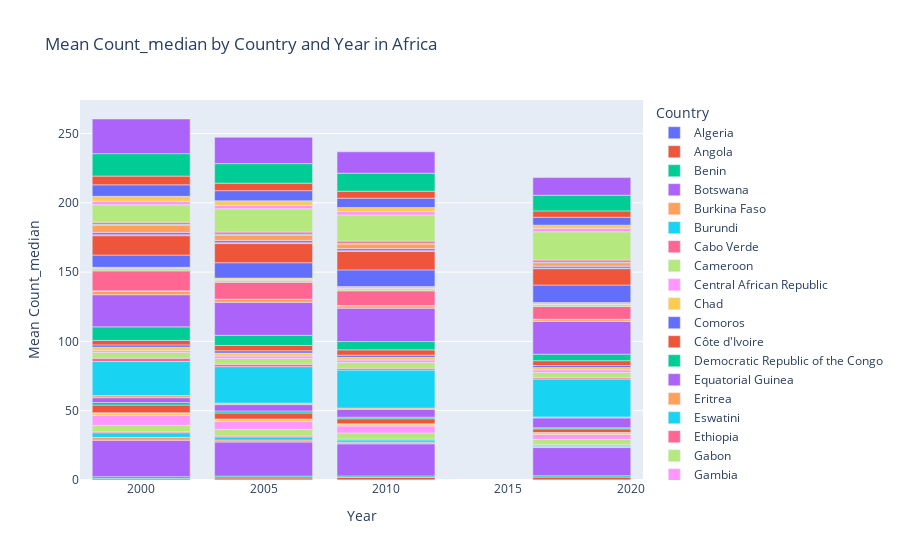

Notebook code for this chart:
### Code cell
country_cases_fig.show()

### Figure 1 — Plotly figure (JSON) as saved in the notebook; plotly's stock layout.template omitted (floating-point values rounded to 4 significant figures)
{"data": [{"alignmentgroup": "True", "hovertemplate": "Country=Algeria<br>Year=%{x}<br>Mean Count_median=%{y}<extra></extra>", "legendgroup": "Algeria", "marker": {"color": "#636efa", "pattern": {"shape": ""}}, "name": "Algeria", "offsetgroup": "Algeria", "orientation": "v", "showlegend": true, "textposition": "auto", "type": "bar", "x": [2000, 2005, 2010, 2018], "xaxis": "x", "y": [0.1, 0.1, 0.1, 0.1], "yaxis": "y"}, {"alignmentgroup": "True", "hovertemplate": "Country=Angola<br>Year=%{x}<br>Mean Count_median=%{y}<extra></extra>", "legendgroup": "Angola", "marker": {"color": "#EF553B", "pattern": {"shape": ""}}, "name": "Angola", "offsetgroup": "Angola", "orientation": "v", "showlegend": true, "textposition": "auto", "type": "bar", "x": [2000, 2005, 2010, 2018], "xaxis": "x", "y": [1, 1.4, 1.7, 2], "yaxis": "y"}, {"alignmentgroup": "True", "hovertemplate": "Country=Benin<br>Year=%{x}<br>Mean Count_median=%{y}<extra></extra>", "legendgroup": "Benin", "marker": {"color": "#00cc96", "pattern": {"shape": ""}}, "name": "Benin", "offsetgroup": "Benin", "orientation": "v", "showlegend": true, "textposition": "auto", "type": "bar", "x": [2000, 2005, 2010, 2018], "xaxis": "x", "y": [1.3, 1.3, 1.1, 1], "yaxis": "y"}, {"alignmentgroup": "True", "hovertemplate": "Country=Botswana<br>Year=%{x}<br>Mean Count_median=%{y}<extra></extra>", "legendgroup": "Botswana", "marker": {"color": "#ab63fa", "pattern": {"shape": ""}}, "name": "Botswana", "offsetgroup": "Botswana", "orientation": "v", "showlegend": true, "textposition": "auto", "type": "bar", "x": [2000, 2005, 2010, 2018], "xaxis": "x", "y": [26.3, 24.6, 23.2, 20.3], "yaxis": "y"}, {"alignmentgroup": "True", "hovertemplate": "Country=Burkina Faso<br>Year=%{x}<br>Mean Count_median=%{y}<extra></extra>", "legendgroup": "Burkina Faso", "marker": {"color": "#FFA15A", "pattern": {"shape": ""}}, "name": "Burkina Faso", "offsetgroup": "Burkina Faso", "orientation": "v", "showlegend": true, "textposition": "auto", "type": "bar", "x": [2000, 2005, 2010, 2018], "xaxis": "x", "y": [2.1, 1.5, 1.2, 0.7], "yaxis": "y"}, {"alignmentgroup": "True", "hovertemplate": "Country=Burundi<br>Year=%{x}<br>Mean Count_median=%{y}<extra></extra>", "legendgroup": "Burundi", "marker": {"color": "#19d3f3", "pattern": {"shape": ""}}, "name": "Burundi", "offsetgroup": "Burundi", "orientation": "v", "showlegend": true, "textposition": "auto", "type": "bar", "x": [2000, 2005, 2010, 2018], "xaxis": "x", "y": [3.3, 2.2, 1.6, 1], "yaxis": "y"}, {"alignmentgroup": "True", "hovertemplate": "Country=Cabo Verde<br>Year=%{x}<br>Mean Count_median=%{y}<extra></extra>", "legendgroup": "Cabo Verde", "marker": {"color": "#FF6692", "pattern": {"shape": ""}}, "name": "Cabo Verde", "offsetgroup": "Cabo Verde", "orientation": "v", "showlegend": true, "textposition": "auto", "type": "bar", "x": [2000, 2005, 2010, 2018], "xaxis": "x", "y": [0.7, 0.6, 0.6, 0.6], "yaxis": "y"}, {"alignmentgroup": "True", "hovertemplate": "Country=Cameroon<br>Year=%{x}<br>Mean Count_median=%{y}<extra></extra>", "legendgroup": "Cameroon", "marker": {"color": "#B6E880", "pattern": {"shape": ""}}, "name": "Cameroon", "offsetgroup": "Cameroon", "orientation": "v", "showlegend": true, "textposition": "auto", "type": "bar", "x": [2000, 2005, 2010, 2018], "xaxis": "x", "y": [4.6, 4.8, 4.5, 3.6], "yaxis": "y"}, {"alignmentgroup": "True", "hovertemplate": "Country=Central African Republic<br>Year=%{x}<br>Mean Count_median=%{y}<extra></extra>", "legendgroup": "Central African Republic", "marker": {"color": "#FF97FF", "pattern": {"shape": ""}}, "name": "Central African Republic", "offsetgroup": "Central African Republic", "orientation": "v", "showlegend": true, "textposition": "auto", "type": "bar", "x": [2000, 2005, 2010, 2018], "xaxis": "x", "y": [7.2, 5.9, 5, 3.6], "yaxis": "y"}, {"alignmentgroup": "True", "hovertemplate": "Country=Chad<br>Year=%{x}<br>Mean Count_median=%{y}<extra></extra>", "legendgroup": "Chad", "marker": {"color": "#FECB52", "pattern": {"shape": ""}}, "name": "Chad", "offsetgroup": "Chad", "orientation": "v", "showlegend": true, "textposition": "auto", "type": "bar", "x": [2000, 2005, 2010, 2018], "xaxis": "x", "y": [1.8, 1.5, 1.5, 1.3], "yaxis": "y"}, {"alignmentgroup": "True", "hovertemplate": "Country=Comoros<br>Year=%{x}<br>Mean Count_median=%{y}<extra></extra>", "legendgroup": "Comoros", "marker": {"color": "#636efa", "pattern": {"shape": ""}}, "name": "Comoros", "offsetgroup": "Comoros", "orientation": "v", "showlegend": true, "textposition": "auto", "type": "bar", "x": [2000, 2005, 2010, 2018], "xaxis": "x", "y": [0.1, 0.1, 0.1, 0.1], "yaxis": "y"}, {"alignmentgroup": "True", "hovertemplate": "Country=Côte d'Ivoire<br>Year=%{x}<br>Mean Count_median=%{y}<extra></extra>", "legendgroup": "Côte d'Ivoire", "marker": {"color": "#EF553B", "pattern": {"shape": ""}}, "name": "Côte d'Ivoire", "offsetgroup": "Côte d'Ivoire", "orientation": "v", "showlegend": true, "textposition": "auto", "type": "bar", "x": [2000, 2005, 2010, 2018], "xaxis": "x", "y": [5.6, 4.4, 3.6, 2.6], "yaxis": "y"}, {"alignmentgroup": "True", "hovertemplate": "Country=Democratic Republic of the Congo<br>Year=%{x}<br>Mean Count_median=%{y}<extra></extra>", "legendgroup": "Democratic Republic of the Congo", "marker": {"color": "#00cc96", "pattern": {"shape": ""}}, "name": "Democratic Republic of the Congo", "offsetgroup": "Democratic Republic of the Congo", "orientation": "v", "showlegend": true, "textposition": "auto", "type": "bar", "x": [2000, 2005, 2010, 2018], "xaxis": "x", "y": [1.8, 1.4, 1.1, 0.8], "yaxis": "y"}, {"alignmentgroup": "True", "hovertemplate": "Country=Equatorial Guinea<br>Year=%{x}<br>Mean Count_median=%{y}<extra></extra>", "legendgroup": "Equatorial Guinea", "marker": {"color": "#ab63fa", "pattern": {"shape": ""}}, "name": "Equatorial Guinea", "offsetgroup": "Equatorial Guinea", "orientation": "v", "showlegend": true, "textposition": "auto", "type": "bar", "x": [2000, 2005, 2010, 2018], "xaxis": "x", "y": [3.5, 4.6, 5.7, 7.1], "yaxis": "y"}, {"alignmentgroup": "True", "hovertemplate": "Country=Eritrea<br>Year=%{x}<br>Mean Count_median=%{y}<extra></extra>", "legendgroup": "Eritrea", "marker": {"color": "#FFA15A", "pattern": {"shape": ""}}, "name": "Eritrea", "offsetgroup": "Eritrea", "orientation": "v", "showlegend": true, "textposition": "auto", "type": "bar", "x": [2000, 2005, 2010, 2018], "xaxis": "x", "y": [1.5, 1.1, 0.9, 0.7], "yaxis": "y"}, {"alignmentgroup": "True", "hovertemplate": "Country=Eswatini<br>Year=%{x}<br>Mean Count_median=%{y}<extra></extra>", "legendgroup": "Eswatini", "marker": {"color": "#19d3f3", "pattern": {"shape": ""}}, "name": "Eswatini", "offsetgroup": "Eswatini", "orientation": "v", "showlegend": true, "textposition": "auto", "type": "bar", "x": [2000, 2005, 2010, 2018], "xaxis": "x", "y": [24.6, 26.3, 27.4, 27.3], "yaxis": "y"}, {"alignmentgroup": "True", "hovertemplate": "Country=Ethiopia<br>Year=%{x}<br>Mean Count_median=%{y}<extra></extra>", "legendgroup": "Ethiopia", "marker": {"color": "#FF6692", "pattern": {"shape": ""}}, "name": "Ethiopia", "offsetgroup": "Ethiopia", "orientation": "v", "showlegend": true, "textposition": "auto", "type": "bar", "x": [2000, 2005, 2010, 2018], "xaxis": "x", "y": [2.4, 1.7, 1.3, 1], "yaxis": "y"}, {"alignmentgroup": "True", "hovertemplate": "Country=Gabon<br>Year=%{x}<br>Mean Count_median=%{y}<extra></extra>", "legendgroup": "Gabon", "marker": {"color": "#B6E880", "pattern": {"shape": ""}}, "name": "Gabon", "offsetgroup": "Gabon", "orientation": "v", "showlegend": true, "textposition": "auto", "type": "bar", "x": [2000, 2005, 2010, 2018], "xaxis": "x", "y": [4.1, 4.2, 4.1, 3.8], "yaxis": "y"}, {"alignmentgroup": "True", "hovertemplate": "Country=Gambia<br>Year=%{x}<br>Mean Count_median=%{y}<extra></extra>", "legendgroup": "Gambia", "marker": {"color": "#FF97FF", "pattern": {"shape": ""}}, "name": "Gambia", "offsetgroup": "Gambia", "orientation": "v", "showlegend": true, "textposition": "auto", "type": "bar", "x": [2000, 2005, 2010, 2018], "xaxis": "x", "y": [1.4, 1.8, 1.9, 1.9], "yaxis": "y"}, {"alignmentgroup": "True", "hovertemplate": "Country=Ghana<br>Year=%{x}<br>Mean Count_median=%{y}<extra></extra>", "legendgroup": "Ghana", "marker": {"color": "#FECB52", "pattern": {"shape": ""}}, "name": "Ghana", "offsetgroup": "Ghana", "orientation": "v", "showlegend": true, "textposition": "auto", "type": "bar", "x": [2000, 2005, 2010, 2018], "xaxis": "x", "y": [2.4, 2.1, 1.9, 1.7], "yaxis": "y"}, {"alignmentgroup": "True", "hovertemplate": "Country=Guinea<br>Year=%{x}<br>Mean Count_median=%{y}<extra></extra>", "legendgroup": "Guinea", "marker": {"color": "#636efa", "pattern": {"shape": ""}}, "name": "Guinea", "offsetgroup": "Guinea", "orientation": "v", "showlegend": true, "textposition": "auto", "type": "bar", "x": [2000, 2005, 2010, 2018], "xaxis": "x", "y": [1.7, 1.7, 1.6, 1.4], "yaxis": "y"}, {"alignmentgroup": "True", "hovertemplate": "Country=Guinea-Bissau<br>Year=%{x}<br>Mean Count_median=%{y}<extra></extra>", "legendgroup": "Guinea-Bissau", "marker": {"color": "#EF553B", "pattern": {"shape": ""}}, "name": "Guinea-Bissau", "offsetgroup": "Guinea-Bissau", "orientation": "v", "showlegend": true, "textposition": "auto", "type": "bar", "x": [2000, 2005, 2010, 2018], "xaxis": "x", "y": [3.2, 3.8, 3.8, 3.5], "yaxis": "y"}, {"alignmentgroup": "True", "hovertemplate": "Country=Kenya<br>Year=%{x}<br>Mean Count_median=%{y}<extra></extra>", "legendgroup": "Kenya", "marker": {"color": "#00cc96", "pattern": {"shape": ""}}, "name": "Kenya", "offsetgroup": "Kenya", "orientation": "v", "showlegend": true, "textposition": "auto", "type": "bar", "x": [2000, 2005, 2010, 2018], "xaxis": "x", "y": [9.8, 7.3, 6, 4.7], "yaxis": "y"}, {"alignmentgroup": "True", "hovertemplate": "Country=Lesotho<br>Year=%{x}<br>Mean Count_median=%{y}<extra></extra>", "legendgroup": "Lesotho", "marker": {"color": "#ab63fa", "pattern": {"shape": ""}}, "name": "Lesotho", "offsetgroup": "Lesotho", "orientation": "v", "showlegend": true, "textposition": "auto", "type": "bar", "x": [2000, 2005, 2010, 2018], "xaxis": "x", "y": [23.2, 23.8, 24.1, 23.6], "yaxis": "y"}, {"alignmentgroup": "True", "hovertemplate": "Country=Liberia<br>Year=%{x}<br>Mean Count_median=%{y}<extra></extra>", "legendgroup": "Liberia", "marker": {"color": "#FFA15A", "pattern": {"shape": ""}}, "name": "Liberia", "offsetgroup": "Liberia", "orientation": "v", "showlegend": true, "textposition": "auto", "type": "bar", "x": [2000, 2005, 2010, 2018], "xaxis": "x", "y": [2.6, 2.1, 1.7, 1.3], "yaxis": "y"}, {"alignmentgroup": "True", "hovertemplate": "Country=Madagascar<br>Year=%{x}<br>Mean Count_median=%{y}<extra></extra>", "legendgroup": "Madagascar", "marker": {"color": "#19d3f3", "pattern": {"shape": ""}}, "name": "Madagascar", "offsetgroup": "Madagascar", "orientation": "v", "showlegend": true, "textposition": "auto", "type": "bar", "x": [2000, 2005, 2010, 2018], "xaxis": "x", "y": [0.2, 0.2, 0.2, 0.3], "yaxis": "y"}, {"alignmentgroup": "True", "hovertemplate": "Country=Malawi<br>Year=%{x}<br>Mean Count_median=%{y}<extra></extra>", "legendgroup": "Malawi", "marker": {"color": "#FF6692", "pattern": {"shape": ""}}, "name": "Malawi", "offsetgroup": "Malawi", "orientation": "v", "showlegend": true, "textposition": "auto", "type": "bar", "x": [2000, 2005, 2010, 2018], "xaxis": "x", "y": [14.4, 12.2, 10.6, 9.2], "yaxis": "y"}, {"alignmentgroup": "True", "hovertemplate": "Country=Mali<br>Year=%{x}<br>Mean Count_median=%{y}<extra></extra>", "legendgroup": "Mali", "marker": {"color": "#B6E880", "pattern": {"shape": ""}}, "name": "Mali", "offsetgroup": "Mali", "orientation": "v", "showlegend": true, "textposition": "auto", "type": "bar", "x": [2000, 2005, 2010, 2018], "xaxis": "x", "y": [1.8, 1.5, 1.4, 1.4], "yaxis": "y"}, {"alignmentgroup": "True", "hovertemplate": "Country=Mauritania<br>Year=%{x}<br>Mean Count_median=%{y}<extra></extra>", "legendgroup": "Mauritania", "marker": {"color": "#FF97FF", "pattern": {"shape": ""}}, "name": "Mauritania", "offsetgroup": "Mauritania", "orientation": "v", "showlegend": true, "textposition": "auto", "type": "bar", "x": [2000, 2005, 2010, 2018], "xaxis": "x", "y": [0.4, 0.5, 0.4, 0.2], "yaxis": "y"}, {"alignmentgroup": "True", "hovertemplate": "Country=Mauritius<br>Year=%{x}<br>Mean Count_median=%{y}<extra></extra>", "legendgroup": "Mauritius", "marker": {"color": "#FECB52", "pattern": {"shape": ""}}, "name": "Mauritius", "offsetgroup": "Mauritius", "orientation": "v", "showlegend": true, "textposition": "auto", "type": "bar", "x": [2000, 2005, 2010, 2018], "xaxis": "x", "y": [0.4, 1, 1.3, 1.3], "yaxis": "y"}, {"alignmentgroup": "True", "hovertemplate": "Country=Mozambique<br>Year=%{x}<br>Mean Count_median=%{y}<extra></extra>", "legendgroup": "Mozambique", "marker": {"color": "#636efa", "pattern": {"shape": ""}}, "name": "Mozambique", "offsetgroup": "Mozambique", "orientation": "v", "showlegend": true, "textposition": "auto", "type": "bar", "x": [2000, 2005, 2010, 2018], "xaxis": "x", "y": [8.8, 11.1, 12, 12.6], "yaxis": "y"}, {"alignmentgroup": "True", "hovertemplate": "Country=Namibia<br>Year=%{x}<br>Mean Count_median=%{y}<extra></extra>", "legendgroup": "Namibia", "marker": {"color": "#EF553B", "pattern": {"shape": ""}}, "name": "Namibia", "offsetgroup": "Namibia", "orientation": "v", "showlegend": true, "textposition": "auto", "type": "bar", "x": [2000, 2005, 2010, 2018], "xaxis": "x", "y": [14, 13.8, 13.4, 11.8], "yaxis": "y"}, {"alignmentgroup": "True", "hovertemplate": "Country=Niger<br>Year=%{x}<br>Mean Count_median=%{y}<extra></extra>", "legendgroup": "Niger", "marker": {"color": "#00cc96", "pattern": {"shape": ""}}, "name": "Niger", "offsetgroup": "Niger", "orientation": "v", "showlegend": true, "textposition": "auto", "type": "bar", "x": [2000, 2005, 2010, 2018], "xaxis": "x", "y": [0.6, 0.6, 0.4, 0.3], "yaxis": "y"}, {"alignmentgroup": "True", "hovertemplate": "Country=Nigeria<br>Year=%{x}<br>Mean Count_median=%{y}<extra></extra>", "legendgroup": "Nigeria", "marker": {"color": "#ab63fa", "pattern": {"shape": ""}}, "name": "Nigeria", "offsetgroup": "Nigeria", "orientation": "v", "showlegend": true, "textposition": "auto", "type": "bar", "x": [2000, 2005, 2010, 2018], "xaxis": "x", "y": [1.8, 1.7, 1.6, 1.5], "yaxis": "y"}, {"alignmentgroup": "True", "hovertemplate": "Country=Rwanda<br>Year=%{x}<br>Mean Count_median=%{y}<extra></extra>", "legendgroup": "Rwanda", "marker": {"color": "#FFA15A", "pattern": {"shape": ""}}, "name": "Rwanda", "offsetgroup": "Rwanda", "orientation": "v", "showlegend": true, "textposition": "auto", "type": "bar", "x": [2000, 2005, 2010, 2018], "xaxis": "x", "y": [5.2, 3.8, 3.3, 2.5], "yaxis": "y"}, {"alignmentgroup": "True", "hovertemplate": "Country=Senegal<br>Year=%{x}<br>Mean Count_median=%{y}<extra></extra>", "legendgroup": "Senegal", "marker": {"color": "#19d3f3", "pattern": {"shape": ""}}, "name": "Senegal", "offsetgroup": "Senegal", "orientation": "v", "showlegend": true, "textposition": "auto", "type": "bar", "x": [2000, 2005, 2010, 2018], "xaxis": "x", "y": [0.6, 0.7, 0.6, 0.4], "yaxis": "y"}, {"alignmentgroup": "True", "hovertemplate": "Country=Sierra Leone<br>Year=%{x}<br>Mean Count_median=%{y}<extra></extra>", "legendgroup": "Sierra Leone", "marker": {"color": "#FF6692", "pattern": {"shape": ""}}, "name": "Sierra Leone", "offsetgroup": "Sierra Leone", "orientation": "v", "showlegend": true, "textposition": "auto", "type": "bar", "x": [2000, 2005, 2010, 2018], "xaxis": "x", "y": [1.5, 1.5, 1.5, 1.5], "yaxis": "y"}, {"alignmentgroup": "True", "hovertemplate": "Country=South Africa<br>Year=%{x}<br>Mean Count_median=%{y}<extra></extra>", "legendgroup": "South Africa", "marker": {"color": "#B6E880", "pattern": {"shape": ""}}, "name": "South Africa", "offsetgroup": "South Africa", "orientation": "v", "showlegend": true, "textposition": "auto", "type": "bar", "x": [2000, 2005, 2010, 2018], "xaxis": "x", "y": [12.6, 16.8, 18.9, 20.4], "yaxis": "y"}, {"alignmentgroup": "True", "hovertemplate": "Country=South Sudan<br>Year=%{x}<br>Mean Count_median=%{y}<extra></extra>", "legendgroup": "South Sudan", "marker": {"color": "#FF97FF", "pattern": {"shape": ""}}, "name": "South Sudan", "offsetgroup": "South Sudan", "orientation": "v", "showlegend": true, "textposition": "auto", "type": "bar", "x": [2000, 2005, 2010, 2018], "xaxis": "x", "y": [2.5, 2.5, 2.4, 2.5], "yaxis": "y"}, {"alignmentgroup": "True", "hovertemplate": "Country=Togo<br>Year=%{x}<br>Mean Count_median=%{y}<extra></extra>", "legendgroup": "Togo", "marker": {"color": "#FECB52", "pattern": {"shape": ""}}, "name": "Togo", "offsetgroup": "Togo", "orientation": "v", "showlegend": true, "textposition": "auto", "type": "bar", "x": [2000, 2005, 2010, 2018], "xaxis": "x", "y": [3.6, 3.3, 2.9, 2.3], "yaxis": "y"}, {"alignmentgroup": "True", "hovertemplate": "Country=Uganda<br>Year=%{x}<br>Mean Count_median=%{y}<extra></extra>", "legendgroup": "Uganda", "marker": {"color": "#636efa", "pattern": {"shape": ""}}, "name": "Uganda", "offsetgroup": "Uganda", "orientation": "v", "showlegend": true, "textposition": "auto", "type": "bar", "x": [2000, 2005, 2010, 2018], "xaxis": "x", "y": [8.3, 7.3, 6.8, 5.7], "yaxis": "y"}, {"alignmentgroup": "True", "hovertemplate": "Country=United Republic of Tanzania<br>Year=%{x}<br>Mean Count_median=%{y}<extra></extra>", "legendgroup": "United Republic of Tanzania", "marker": {"color": "#EF553B", "pattern": {"shape": ""}}, "name": "United Republic of Tanzania", "offsetgroup": "United Republic of Tanzania", "orientation": "v", "showlegend": true, "textposition": "auto", "type": "bar", "x": [2000, 2005, 2010, 2018], "xaxis": "x", "y": [6.3, 5.4, 5, 4.6], "yaxis": "y"}, {"alignmentgroup": "True", "hovertemplate": "Country=Zambia<br>Year=%{x}<br>Mean Count_median=%{y}<extra></extra>", "legendgroup": "Zambia", "marker": {"color": "#00cc96", "pattern": {"shape": ""}}, "name": "Zambia", "offsetgroup": "Zambia", "orientation": "v", "showlegend": true, "textposition": "auto", "type": "bar", "x": [2000, 2005, 2010, 2018], "xaxis": "x", "y": [16.2, 14.1, 13, 11.3], "yaxis": "y"}, {"alignmentgroup": "True", "hovertemplate": "Country=Zimbabwe<br>Year=%{x}<br>Mean Count_median=%{y}<extra></extra>", "legendgroup": "Zimbabwe", "marker": {"color": "#ab63fa", "pattern": {"shape": ""}}, "name": "Zimbabwe", "offsetgroup": "Zimbabwe", "orientation": "v", "showlegend": true, "textposition": "auto", "type": "bar", "x": [2000, 2005, 2010, 2018], "xaxis": "x", "y": [25, 19, 15.4, 12.7], "yaxis": "y"}], "layout": {"barmode": "relative", "legend": {"title": {"text": "Country"}, "tracegroupgap": 0}, "title": {"text": "Mean Count_median by Country and Year in Africa"}, "xaxis": {"anchor": "y", "domain": [0, 1], "title": {"text": "Year"}}, "yaxis": {"anchor": "x", "domain": [0, 1], "title": {"text": "Mean Count_median"}}}}
